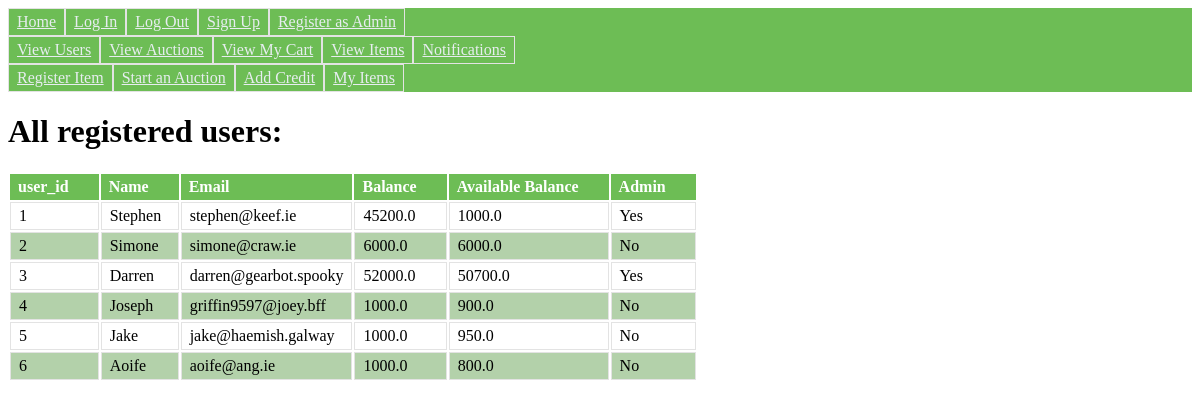
Page /userlist/ (signed in) on the earlier database version.
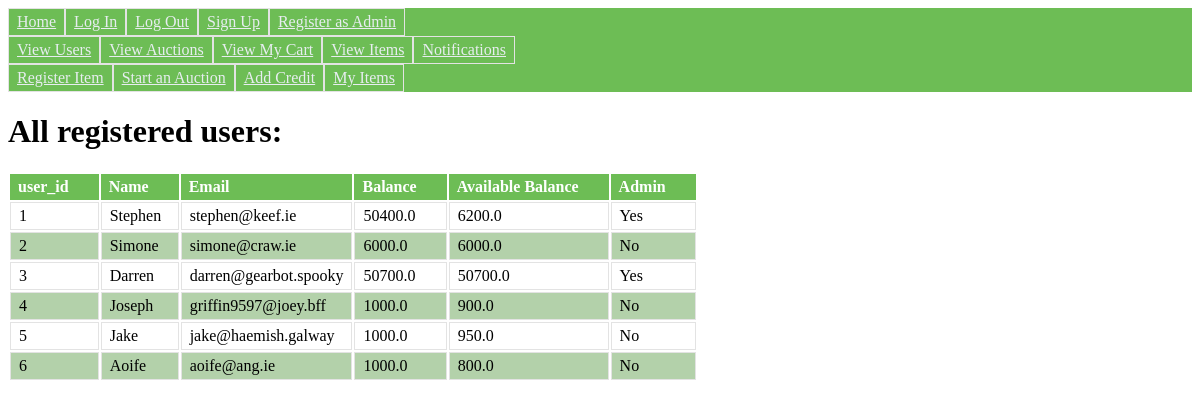
Same page on the later database version.
### main.py (models this page shows, shortened)
class User(db.Model):  # contains details of each user
	__tablename__ = "User"
	user_id = db.Column(db.Integer, primary_key=True)  # username could be PK but will face scaling issue
	username = db.Column(db.String(20), unique=True, nullable=False)
	email = db.Column(db.String(100), nullable=True)
	password = db.Column(db.String(30), nullable=False)
	is_admin = db.Column(db.Boolean, nullable=False)
	balance = db.Column(db.Float, nullable = False)
	available_balance = db.Column(db.Float, nullable=False)  # user may not be able to bid money that is already "tied up" in other auctions

### main.py (the view)
@app.route("/userlist/")
def userlist():
	if "name" in session:
		return render_template("userlist.html", table_data=User.query.all())
	else:
		flash("You need to sign in.")
		return redirect(url_for("login"))

### templates/userlist.html (shortened to what this page needs)
{% extends "base.html" %}
{% block content %}
	<h1>All registered users:</h1>
		<table>
			<tr>
				<th>user_id</th>
				<th>Name</th>
				<th>Email</th>
				<th>Balance</th>
				<th>Available Balance</th>
				<th>Admin</th>
			</tr>
			{% for row in table_data: %}
				<tr>
					<td>{{row.user_id}}</td>
					<td>{{row.username}}</td>
					<td>{{row.email}}</td>
					<td>{{row.balance}}</td>
					<td>{{row.available_balance}}</td>
					<td>
						{% if row.is_admin %}
							Yes
						{% else %}
							No
						{% endif %}
					</td>
				</tr>
			{% endfor %}
		</table>
{% endblock %}

Differences in the rows shown:
changed User "Stephen": balance "45200.0" → "50400.0"; available_balance "1000.0" → "6200.0"
changed User "Darren": balance "52000.0" → "50700.0"
